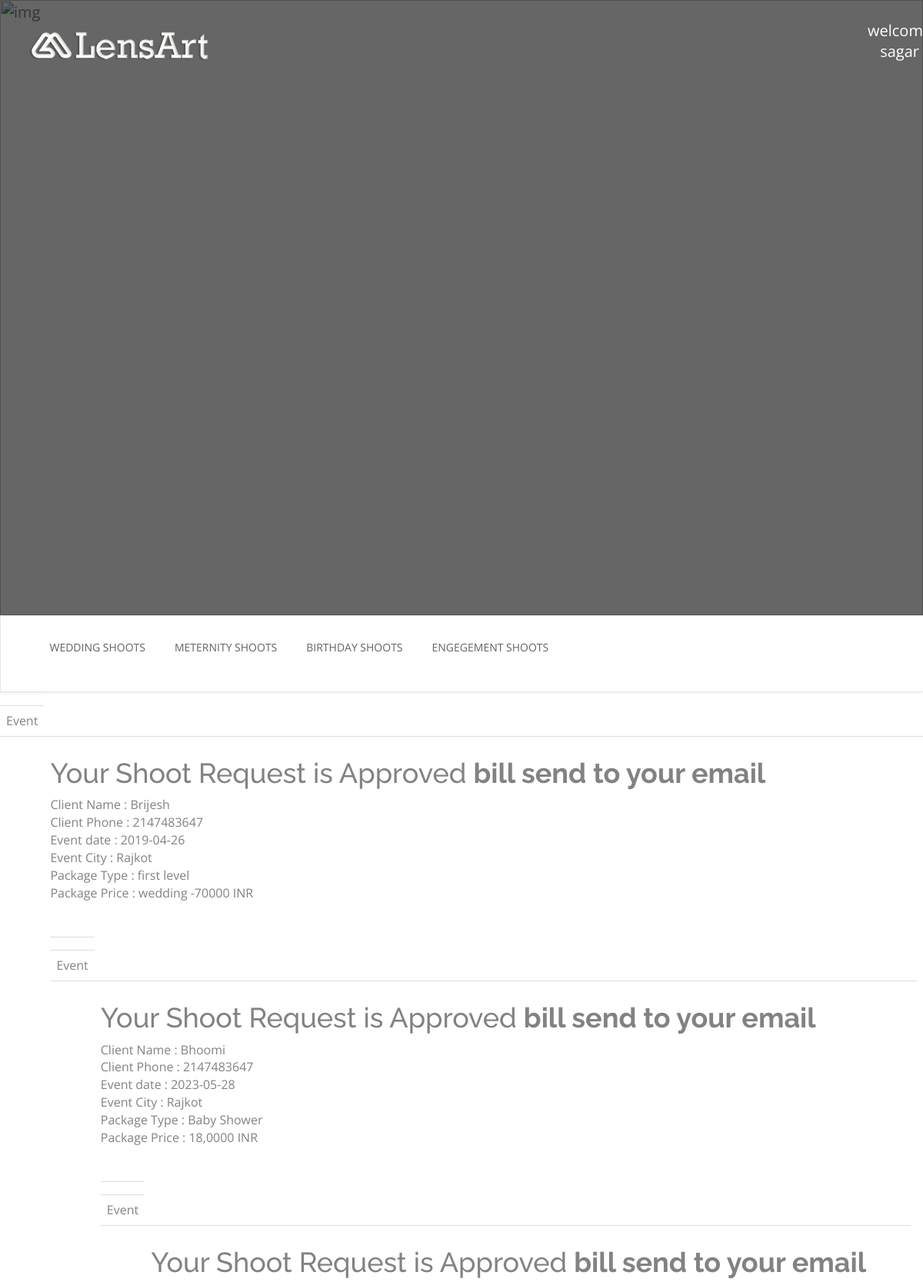
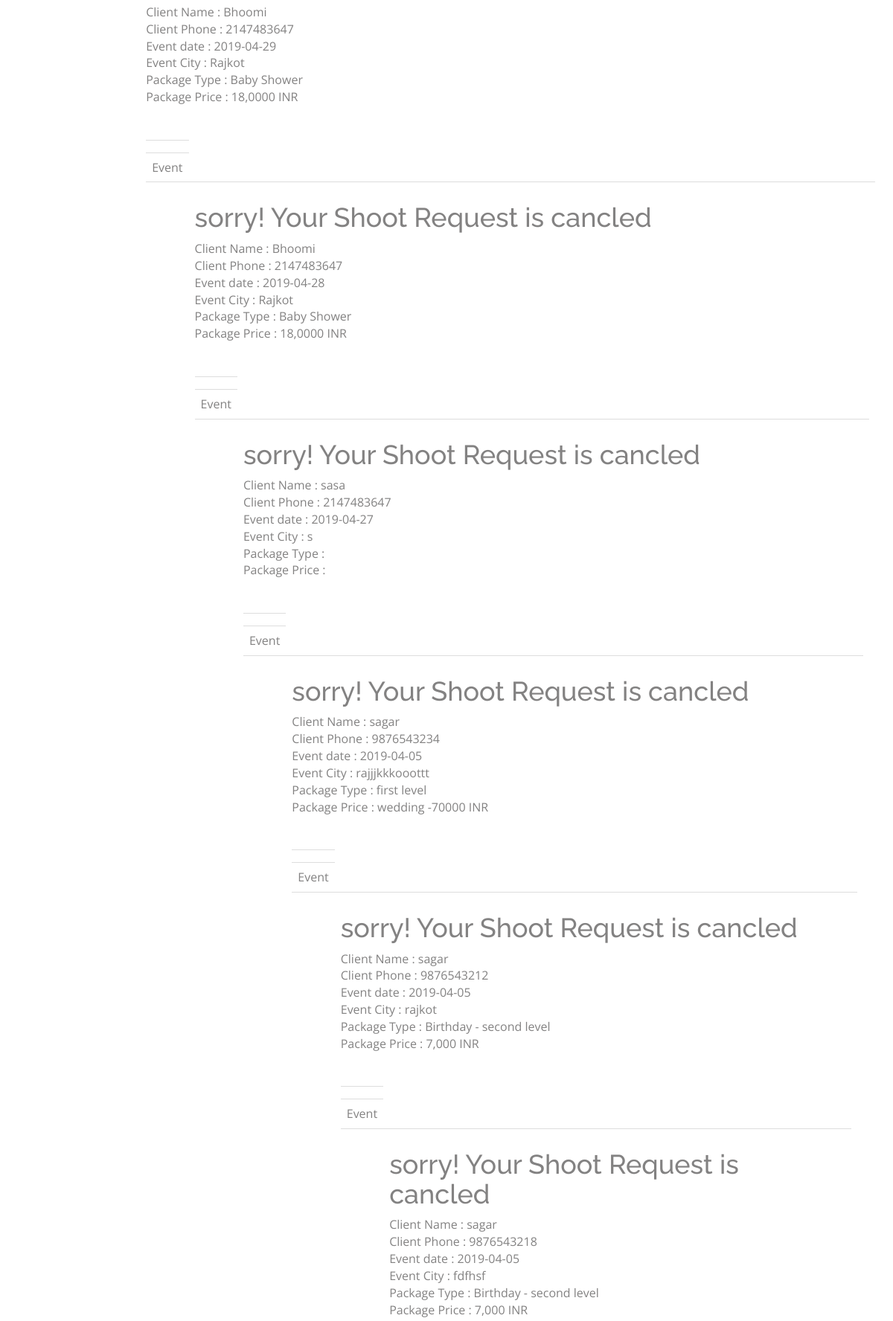
Page /lensart_home/status.php (signed in, upper part) on the committed database (2 pictures, top to bottom).
### tables this page shows
CREATE TABLE `bookevent` (
  `id` int(5) NOT NULL,
  `Ecity` varchar(30) NOT NULL,
  `Edate` date NOT NULL,
  `uname` varchar(30) NOT NULL,
  `number` varchar(12) NOT NULL,
  `PackageName` varchar(30) NOT NULL,
  `Price` varchar(30) NOT NULL,
  `Ctimedate` varchar(30) NOT NULL,
  `req` int(2) NOT NULL,
  `email` varchar(30) NOT NULL
);

### lensart_home/status.php (the view, shortened to what this page needs)
<HTML>
<head>
    <link href="assets/css/font-awesome.css" rel="stylesheet">
    <link href="assets/css/bootstrap.css" rel="stylesheet">
    <link rel="stylesheet" type="text/css" href="assets/css/slick.css"/>
    <link rel="stylesheet" href="assets/css/jquery.fancybox.css" type="text/css" media="screen" />
    <link rel="stylesheet" type="text/css" href="assets/css/animate.css"/>
    <link id="switcher" href="assets/css/theme-color/default.css" rel="stylesheet">
    <link href="preloader.css" rel="stylesheet">
    <link href="style.css" rel="stylesheet">
  </head>
  <body>
  <header id="header">
    <div class="header-inner">
      <img src="assets/images/bali1.jpg" alt="img">
		<div class="header-overlay">
	  <table><tr>
	 <td>
	  <div class="header-la-area">
          <a class="header-la-area" href="indexlogin.php"><img src="assets/images/LA.png" alt="logo"></a>
        </div>
			</td>
		<div class="header-btn-area">
			<td>
        </div></td>
			<td>
			<div class="dropdown" style="margin-left:800px">
  <button class="dropbtn" style="margin-left:0">
  <?php
				if(isset($_SESSION['email']))
				{
					echo "welcome ".$_SESSION['uname'];
				}
				  else
				{
					header("location:index.php");
				}
				?>
						</button>
</div>
			</td>
			 </tr></table>
		</div>
  </header>
  <section id="menu-area">
    <nav class="navbar navbar-default main-navbar" role="navigation">
      <div class="container">
        <div id="navbar" class="navbar-collapse collapse">
          <ul id="top-menu" class="nav navbar-nav main-nav menu-scroll">
             <li><a href="weddingnew.php">Wedding shoots</a></li>
            <li><a href="maternitynew.php">Meternity shoots</a></li>
            <li><a href="bdaynew.php">Birthday shoots</a></li>
            <li><a href="engagementnew.php">Engegement Shoots</a></li>
          </ul>
        </div>
      </div>
    </nav>
  </section>
  </body>
  </HTML>
<?php
$c=mysqli_connect("localhost","root","");
if($c)
{
mysqli_select_db($c,"Lensart");
}	$se=$_SESSION['email'];
$qry="select * from bookevent where email='$se'";
$log1=mysqli_query($c,$qry);
		while($row = mysqli_fetch_array($log1))
        {
			echo "<html><table class='table table-message'>
									<tbody>
										<tr class='heading'>
											<td class='cell-icon'></td>
											</tr>
											 <html><br><br></html>
											<td class='cell-title'>Event</td>";
									echo   "<tr class='task'>
											<td class='cell-icon'> <i class='icon-checker high'></i></td>
											<td class='cell-title'> </html>";
											echo "<html><h1></html>";
	if($se==$row['email'])
{
	$re=$row["req"];
if($re==1)
{
	echo " Your Shoot Request is Approved <strong>bill send to your email</strong>";
}
if($re==0)
{
	echo "sorry! Your Shoot Request is cancled";
}
}
										echo "<html></h1></html>";
										echo "<html><div></html>";
										echo " Client Name : ";
										echo $tempuname=$row['uname'];
										echo "<html></div></html>";
										echo "<html><div></html>";
										echo " Client Phone : ";
										echo $tempnumber=$row['number'];
										echo "<html></div></html>";
										echo "<html><div></html>";
										echo " Event date : ";
										echo $tempEdate=$row['Edate'];
										echo "<html></div></html>";
										echo "<html><div></html>";
										echo " Event City : ";
										echo $tempEcity=$row['Ecity'];
										echo "<html></div></html>";
										echo "<html><div></html>";
										echo " Package Type : ";
										echo $temppname=$row['PackageName'];
										echo "<html></div></html>";
										echo "<html><div></html>";
										echo " Package Price : ";
										echo $tempprice=$row['Price'];
										echo "<html></div></html>";
			}
	?>

### lensart_home/style.css (style rules this page uses)
body,html { overflow-x:hidden; }
.dropbtn { background: transparent; color: white; padding: 16px; font-size: 20px; border: none; }
.dropdown { position: relative; display: inline-block; margin-left:858px; }
body { font-family: 'Open Sans', sans-serif; font-size: 20px; overflow-x: hidden !important; color: #838282; }
ul { padding: 0; margin: 0; list-style: none; }
a { text-decoration: none; color: #2f2f2f; }
h1,h2,h3,h4,h5,h6 { font-family: 'Raleway', sans-serif; }
img { border:none; }
#header { float: left; display: inline; width: 100%; }
.header-inner { display: inline; position: relative; float: left; width: 100%; }
.header-inner>img { width: 100%; }
.header-overlay { background-color: rgba(0, 0, 0, 0.6); height: 100%; left: 0; position: absolute; top: 0; width: 100%; z-index: 10; }
.header-btn-area { float: left; display: inline; width: 100%; text-align: center; }
.header-la-area { margin: 0px 0px; margin-left:14px; margin-top:14px; }
#menu-area { float: left; display: inline; width: 100%; alignment-adjust:central; }
.main-navbar { background: #fff none repeat scroll 0 0; border-radius: 0; border-bottom: 1px solid #e7e7e7; border-right: medium none; height: 100px; margin-bottom: 0; -webkit-box-shadow: 0px 2px 4px 0px #f3f3f3; -moz-box-shadow: 0px 2px 4px 0px #f3f3f3; box-shadow: 0px 2px 4px 0px #f3f3f3; }
#navbar { float: left; width: 93%; }
.main-nav { display: inline-block; text-align: right; width: 104%; }
.main-nav li { display: inline-block; }
.main-nav li a { color: #636363; font-size: 14px; padding: 31px 19px; text-transform: uppercase; display:inline-block; }
.navbar-default .navbar-nav > li > a { color: #636363; -webkit-transition: all 0.5s; -moz-transition: all 0.5s; -ms-transition: all 0.5s; -o-transition: all 0.5s; transition: all 0.5s; }

### rows in the picture
bookevent: req "Your Shoot Request is Approved", uname "Brijesh", number "2147483647", Edate "2019-04-26", Ecity "Rajkot", PackageName "first level", Price "wedding -70000 INR"
bookevent: req "Your Shoot Request is Approved", uname "Bhoomi", number "2147483647", Edate "2023-05-28", Ecity "Rajkot", PackageName "Baby Shower", Price "18,0000 INR"
bookevent: req "Your Shoot Request is Approved", uname "Bhoomi", number "2147483647", Edate "2019-04-29", Ecity "Rajkot", PackageName "Baby Shower", Price "18,0000 INR"
bookevent: req "sorry! Your Shoot Request is cancled", uname "Bhoomi", number "2147483647", Edate "2019-04-28", Ecity "Rajkot", PackageName "Baby Shower", Price "18,0000 INR"
bookevent: req "sorry! Your Shoot Request is cancled", uname "sasa", number "2147483647", Edate "2019-04-27", Ecity "s"
bookevent: req "sorry! Your Shoot Request is cancled", uname "sagar", number "9876543234", Edate "2019-04-05", Ecity "rajjjkkkooottt", PackageName "first level", Price "wedding -70000 INR"
bookevent: req "sorry! Your Shoot Request is cancled", uname "sagar", number "9876543212", Edate "2019-04-05", Ecity "rajkot", PackageName "Birthday - second level", Price "7,000 INR"
bookevent: req "sorry! Your Shoot Request is cancled", uname "sagar", number "9876543218", Edate "2019-04-05", Ecity "fdfhsf", PackageName "Birthday - second level", Price "7,000 INR"

### other values in the picture
$_SESSION['uname'] "sagar"
